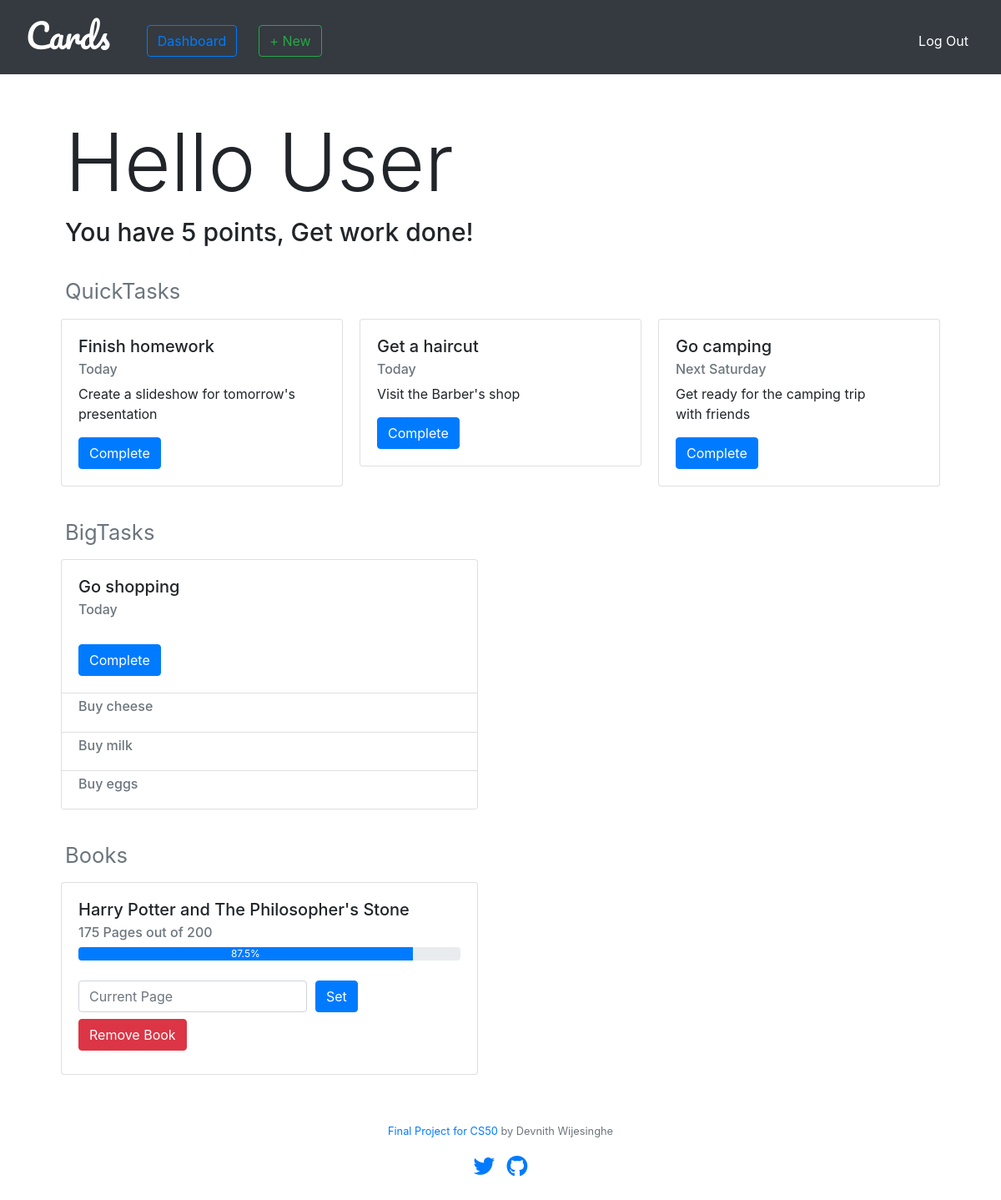
Before: /dashboard (signed in) with the older database file.
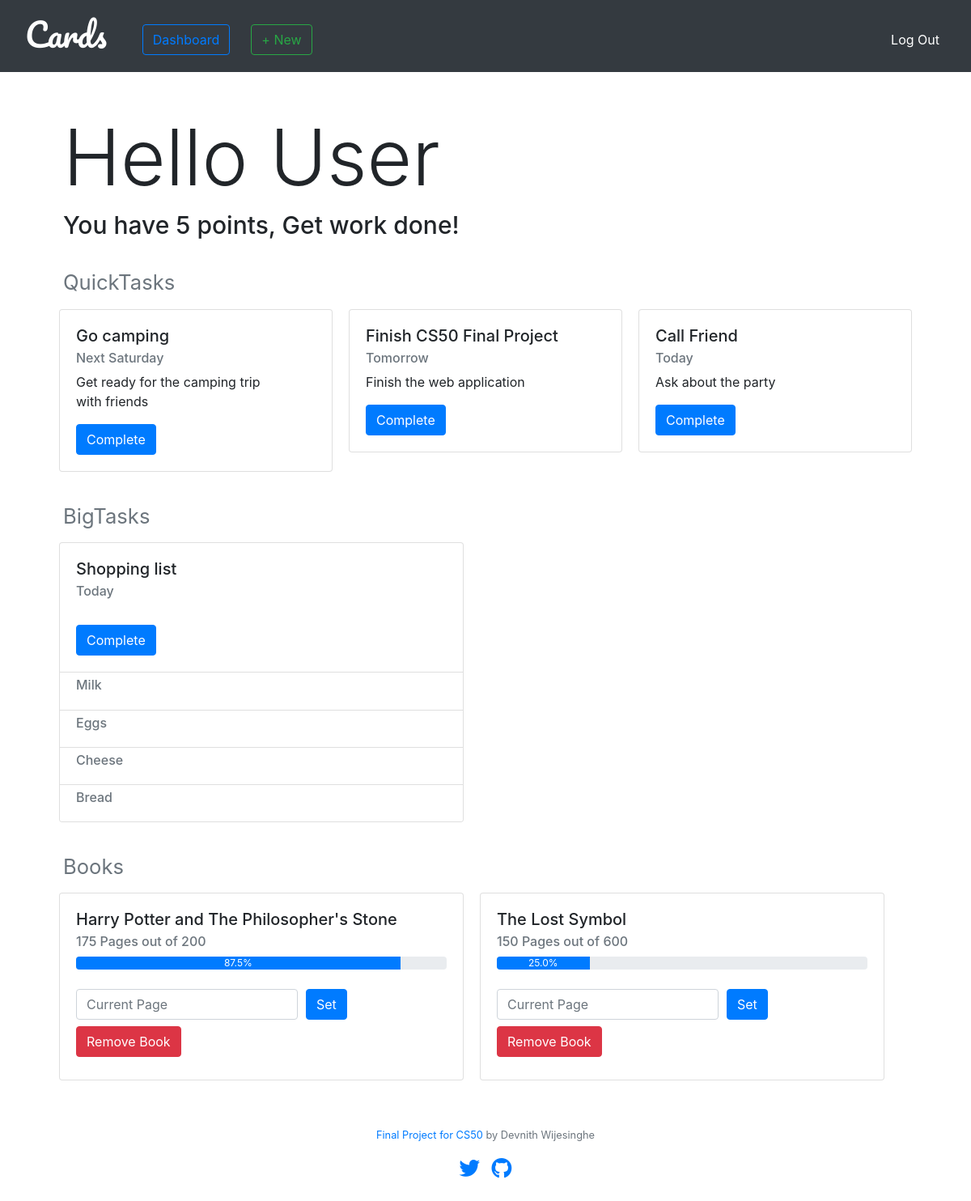
After: the same page with the newer database file.
### tables this page shows
CREATE TABLE users (
id INTEGER PRIMARY KEY NOT NULL,
name TEXT NOT NULL,
username TEXT NOT NULL,
hash TEXT NOT NULL,
points INTEGER NOT NULL DEFAULT 5);

CREATE TABLE stasks (
title TEXT NOT NULL,
description TEXT NOT NULL,
date TEXT NOT NULL,
user_id INTEGER NOT NULL,
FOREIGN KEY(user_id) REFERENCES users(id));

CREATE TABLE mtasks (
id INTEGER PRIMARY KEY NOT NULL,
title TEXT NOT NULL,
date TEXT NOT NULL,
user_id INTEGER NOT NULL,
FOREIGN KEY(user_id) REFERENCES users(id));

CREATE TABLE subtasks (
title TEXT NOT NULL,
mtask_id INTEGER NOT NULL,
FOREIGN KEY(mtask_id) REFERENCES mtasks(id));

CREATE TABLE books (
id INTEGER PRIMARY KEY NOT NULL,
title TEXT NOT NULL,
totalPages INTEGER NOT NULL,
currentPage INTEGER NOT NULL,
user_id INTEGER NOT NULL,
FOREIGN KEY(user_id) REFERENCES users(id));

### application.py (the view, shortened to what this page needs)
@app.route('/dashboard', methods=["GET", "POST"])
@login_required
def dashboard():
    if request.method == "GET":
        connection = sqlite3.connect('tasks.db')
        db = connection.cursor()
        userID = session["user_id"]
        db.execute("SELECT name,points FROM users WHERE id = (?)", (userID,))
        row = db.fetchone()
        name = row[0]
        points = row[1]
        db.execute("SELECT title,date,description FROM stasks WHERE user_id = (?)", (userID,))
        stasks = db.fetchall()
        db.execute("SELECT id,title,totalPages,currentPage FROM books WHERE user_id = (?)", (userID,))
        books = db.fetchall()
        db.execute("SELECT id,title,date FROM mtasks WHERE user_id = (?)", (userID,))
        items = db.fetchall()
        mtasks= list()
        for item in items:
            item = list(item)
            db.execute("SELECT title FROM subtasks WHERE mtask_id = (?)", (item[0],))
            subtasks = db.fetchall()
            temp = list()
            for task in subtasks:
                temp.append(task[0])
            item.append(temp)
            mtasks.append(item)
        return render_template("dashboard.html", name=name, points=points, stasks=stasks, books=books, mtasks=mtasks)

### helpers.py (called while the page is built)
def login_required(f):
    @wraps(f)
    def decorated_function(*args, **kwargs):
        if session.get("user_id") is None:
            return redirect("/login")
        return f(*args, **kwargs)
    return decorated_function

### templates/dashboard.html (shortened to what this page needs)
{% extends "layout.html" %}
{% block main %}
<div style="text-align: left;">
    <h1 class="display-1" >Hello {{  name }}</h1>
    <h1 class="display-6" style="font-size: 30px;">You have {{ points }} points, Get work done!</h1>
</div>
<br>
<h2 style="text-align: left; margin-bottom: 5px;"><small class="text-muted">QuickTasks</small></h2>
{% if stasks|length < 1 %}
    <h4 style="text-align: left; margin-bottom: 5px;"><small class="text-muted">You have no QuickTasks</small></h4>
{% else %}
    <div class="row">
        {% for stask in stasks %}
            <div class="col-lg" style="padding: 0px; ">
                <div class="card" style="margin: 10px; text-align: left;">
                    <div class="card-body" style="width: 300px;">
                        <h5 class="card-title">{{ stask[0] }}</h5>
                        <h6 class="card-subtitle mb-2 text-muted">{{ stask[1] }}</h6>
                        <p class="card-text">{{ stask[2] }}</p>
                        <form action="/dashboard" method="post">
                            <button class="btn btn-primary" type="submit" name="deleteStask" value="{{ stask[0] }}">Complete</a>
                        </form>
                    </div>
                </div>
            </div>
        {% endfor %}
    </div>
{% endif %}
<br>
<h2 style="text-align: left; margin-bottom: 5px;"><small class="text-muted">BigTasks</small></h2>
{% if mtasks|length < 1 %}
    <h4 style="text-align: left; margin-bottom: 5px;"><small class="text-muted">You have no BigTasks</small></h4>
{% else %}
    <div class="row">
        {% for mtask in mtasks %}
            <div class="col-lg" style="padding: 0px;">
                <div class="card" style="margin: 10px; text-align: left; width: 500px;">
                    <div class="card-body">
                        <h5 class="card-title">{{ mtask[1] }}</h5>
                        <h6 class="card-subtitle mb-2 text-muted">{{ mtask[2] }}</h6>
                        <br>
                        <form action="/dashboard" method="post">
                            <button class="btn btn-primary" type="submit" name="deleteMtask" value="{{ mtask[0] }}">Complete</a>
                        </form>
                    </div>
                    <ul class="list-group list-group-flush">
                        {% for subtask in mtask[3] %}
                            <li class="list-group-item"><h6 class="card-subtitle mb-2 text-muted">{{subtask}}</h6></li>
                        {% endfor %}
                    </ul>
                </div>
            </div>
        {% endfor %}
    </div>
{% endif %}
<br>
<h2 style="text-align: left; margin-bottom: 5px;"><small class="text-muted">Books</small></h2>
{% if books|length < 1 %}
    <h4 style="text-align: left; margin-bottom: 5px;"><small class="text-muted">You have no Books</small></h4>
{% else %}
    <div class="row">
        {% for book in books %}
            <div class="col-auto" style="padding: 0px;">
                <div class="card" style="margin: 10px; text-align: left; width: 500px;">
                    <div class="card-body">
                        <h5 class="card-title">{{ book[1] }}</h5>
                        <h6 class="card-subtitle mb-2 text-muted">{{ book[3]}} Pages out of {{ book[2] }}</h6>
                        {% set progress = book[3] / book[2] * 100 %}
                        <div class="progress">
                            <div class="progress-bar" role="progressbar" style="width: {{progress}}%;" aria-valuenow="{{progress}}" aria-valuemin="0" aria-valuemax="100">{{progress}}%</div>
                        </div>
                        <br>
                        {% if progress < 100 %}
                        <form action="/dashboard" method="post">
                            <div class="form-row align-items-center">
                                <div class="col-auto">
                                    <input type="number" class="form-control mb-2" name="currentPage" placeholder="Current Page" min="1">
                                </div>
                                <div class="col-auto">
                                    <button type="submit" class="btn btn-primary mb-2" name="setPage" value="{{ book[0] }}">Set</button>
                                </div>
                                <div class="col-auto">
                                    <button type="submit" class="btn btn-danger mb-2" name="deleteBook" value="{{ book[0] }}">Remove Book</button>
                                </div>
                            </div>
                        </form>
                        {% else %}
                        <form action="/dashboard" method="post">
                            <button type="submit" class="btn btn-danger mb-2" name="deleteBook" value="{{ book[0] }}">Remove Book</button>
                        </form>
                        {% endif %}
                    </div>
                </div>
            </div>
        {% endfor %}
    </div>
{% endif %}
{% endblock %}

### templates/layout.html (shortened to what this page needs)
<!DOCTYPE html>
<html lang="en">
<head>
    <link rel="stylesheet" href="https://cdn.jsdelivr.net/npm/bootstrap@4.5.3/dist/css/bootstrap.min.css">
</head>
<body>
    <nav class="navbar navbar-expand-lg navbar-dark bg-dark">
        <div class="container-fluid">
          <a class="navbar-brand" href="#"> <h1 style="font-family: 'Pacifico'; margin-right: 10px; margin-top: 5px; margin-bottom: 10px;">Cards</h1> </a>
          <div class="collapse navbar-collapse" id="navbarNav">
                {% if session.user_id %}
                    <ul class="navbar-nav mr-auto mt-2">
                        <li class="nav-item"><a class="nav-link" href="/dashboard" style="color: white;"><button class="btn btn-outline-primary me-2" type="button" style="margin-left: 10px;">Dashboard</button></a></li>
                        <li class="nav-item"><a class="nav-link" href="/add" style="color: white;"><button class="btn btn-outline-success me-2" type="button" style="margin-left: 10px;">+ New</button></a></li>
                    </ul>
                    <ul class="navbar-nav ml-auto mt-2">
                        <li class="nav-item"><a class="nav-link" href="/logout" style="color: white;">Log Out</a></li>
                    </ul>
                {% else %}
                    <ul class="navbar-nav ml-auto mt-2 ">
                        <li class="nav-item"><a class="nav-link" aria-current="page" href="/login" style="color: white;">Log in</a></li>
                        <li class="nav-item"><a class="nav-link" aria-current="page" href="/register" style="color: white;">Register</a></li>
                    </ul>
                {% endif %}
          </div>
        </div>
    </nav>
    <main class="container p-5" style="overflow-x: auto; text-align: center; padding-left: 0px; border-left: 0px;">
        {% block main %}{% endblock %}
    </main>
    <footer class="small text-center text-muted">
        <a href="https://github.com/devnithw/Taskly">Final Project for CS50</a> by Devnith Wijesinghe
        <p>
            <br>
            <a href="https://twitter.com/DevtasticDev"><i class="fab fa-twitter fa-2x"></i></a>&nbsp; &nbsp;
            <a href="https://github.com/devnithw"><i class="fab fa-github fa-2x"></i></i></a>
        </p>
        <p>
            <br>
        </p>
    </footer>
</body>
</html>

Changed rows visible on the page:
removed stasks: title "Finish homework", date "Today", description "Create a slideshow for tomorrow's presentation"
removed stasks: title "Get a haircut", date "Today", description "Visit the Barber's shop"
removed mtasks: title "Go shopping", date "Today", {{ mtask[0] }} 1 (drawn)
removed subtasks: title "Buy cheese", shown under "Go shopping"
removed subtasks: title "Buy milk", shown under "Go shopping"
removed subtasks: title "Buy eggs", shown under "Go shopping"
added stasks: title "Finish CS50 Final Project", date "Tomorrow", description "Finish the web application"
added stasks: title "Call Friend", date "Today", description "Ask about the party"
added mtasks: title "Shopping list", date "Today", {{ mtask[0] }} 3 (drawn)
added subtasks: title "Milk", shown under "Shopping list"
added subtasks: title "Eggs", shown under "Shopping list"
added subtasks: title "Cheese", shown under "Shopping list"
added subtasks: title "Bread", shown under "Shopping list"
added books: title "The Lost Symbol", currentPage "150", totalPages "600", progress "25.0", {{ book[0] }} 4 (drawn)
